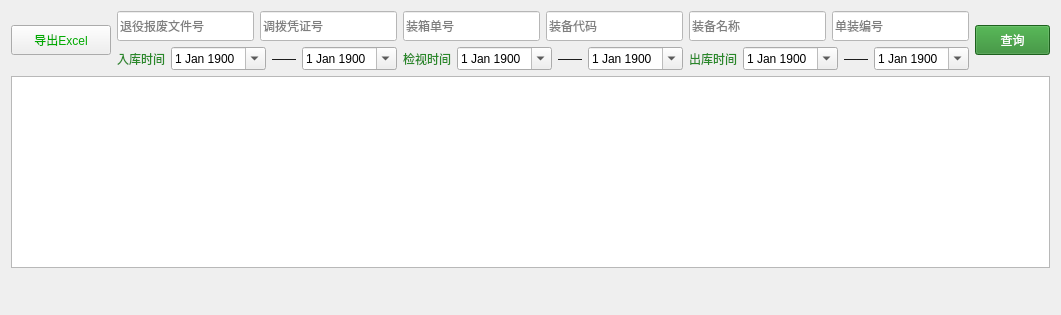
         <widget class="QWidget" name="tab_Info1">
          <attribute name="title">
           <string>查询</string>
          </attribute>
          <layout class="QFormLayout" name="formLayout">
           <item row="0" column="0" colspan="2">
            <layout class="QVBoxLayout" name="verticalLayout_2">
             <item>
              <layout class="QHBoxLayout" name="horizontalLayout_12">
               <item>
                <widget class="QPushButton" name="pushButton_ExportExcel">
                 <property name="minimumSize">
                  <size>
                   <width>100</width>
                   <height>30</height>
                  </size>
                 </property>
                 <property name="maximumSize">
                  <size>
                   <width>100</width>
                   <height>30</height>
                  </size>
                 </property>
                 <property name="styleSheet">
                  <string notr="true">font: 75 15pt &quot;微软雅黑&quot;;
color: rgb(0, 170, 0);</string>
                 </property>
                 <property name="text">
                  <string>导出Excel</string>
                 </property>
                </widget>
               </item>
               <item>
                <layout class="QVBoxLayout" name="verticalLayout">
                 <item>
                  <layout class="QHBoxLayout" name="horizontalLayout">
                   <item>
                    <widget class="QLineEdit" name="lineEdit_BFWenJianHao">
                     <property name="minimumSize">
                      <size>
                       <width>130</width>
                       <height>30</height>
                      </size>
                     </property>
                     <property name="styleSheet">
                      <string notr="true">background-color: rgb(255, 255, 255);
font: 14pt &quot;微软雅黑&quot;;</string>
                     </property>
                     <property name="placeholderText">
                      <string>退役报废文件号</string>
                     </property>
                    </widget>
                   </item>
                   <item>
                    <widget class="QLineEdit" name="lineEdit_DBPingZhengHao">
                     <property name="minimumSize">
                      <size>
                       <width>130</width>
                       <height>30</height>
                      </size>
                     </property>
                     <property name="styleSheet">
                      <string notr="true">background-color: rgb(255, 255, 255);
font: 14pt &quot;微软雅黑&quot;;</string>
                     </property>
                     <property name="placeholderText">
                      <string>调拨凭证号</string>
                     </property>
                    </widget>
                   </item>
                   <item>
                    <widget class="QLineEdit" name="lineEdit_XZDanHao">
                     <property name="minimumSize">
                      <size>
                       <width>130</width>
                       <height>30</height>
                      </size>
                     </property>
                     <property name="styleSheet">
                      <string notr="true">background-color: rgb(255, 255, 255);
font: 14pt &quot;微软雅黑&quot;;</string>
                     </property>
                     <property name="placeholderText">
                      <string>装箱单号</string>
                     </property>
                    </widget>
                   </item>
                   <item>
                    <widget class="QLineEdit" name="lineEdit_ZBDaima">
                     <property name="minimumSize">
                      <size>
                       <width>130</width>
                       <height>30</height>
                      </size>
                     </property>
                     <property name="styleSheet">
                      <string notr="true">background-color: rgb(255, 255, 255);
font: 14pt &quot;微软雅黑&quot;;</string>
                     </property>
                     <property name="placeholderText">
                      <string>装备代码</string>
                     </property>
                    </widget>
                   </item>
                   <item>
                    <widget class="QLineEdit" name="lineEdit_ZBMingCheng">
                     <property name="minimumSize">
                      <size>
                       <width>130</width>
                       <height>30</height>
                      </size>
                     </property>
                     <property name="styleSheet">
                      <string notr="true">background-color: rgb(255, 255, 255);
font: 14pt &quot;微软雅黑&quot;;</string>
                     </property>
                     <property name="placeholderText">
                      <string>装备名称</string>
                     </property>
                    </widget>
                   </item>
                   <item>
                    <widget class="QLineEdit" name="lineEdit_DZBianHao">
                     <property name="minimumSize">
                      <size>
                       <width>130</width>
                       <height>30</height>
                      </size>
                     </property>
                     <property name="styleSheet">
                      <string notr="true">background-color: rgb(255, 255, 255);
font: 14pt &quot;微软雅黑&quot;;</string>
                     </property>
                     <property name="text">
                      <string/>
                     </property>
                     <property name="placeholderText">
                      <string>单装编号</string>
                     </property>
                    </widget>
                   </item>
                  </layout>
                 </item>
                 <item>
                  <layout class="QHBoxLayout" name="horizontalLayout_11">
                   <item>
                    <layout class="QHBoxLayout" name="horizontalLayout_3">
                     <item>
                      <widget class="QLabel" name="label_12">
                       <property name="maximumSize">
                        <size>
                         <width>80</width>
                         <height>16777215</height>
                        </size>
                       </property>
                       <property name="styleSheet">
                        <string notr="true">font: 75 15pt &quot;微软雅黑&quot;;
color: rgb(41, 136, 41);</string>
                       </property>
                       <property name="text">
                        <string>入库时间</string>
                       </property>
                       <property name="alignment">
                        <set>Qt::AlignRight|Qt::AlignTrailing|Qt::AlignVCenter</set>
                       </property>
                      </widget>
                     </item>
                     <item>
                      <widget class="QDateEdit" name="dateEdit_InfoRK">
                       <property name="maximumSize">
                        <size>
                         <width>140</width>
                         <height>16777215</height>
                        </size>
                       </property>
                       <property name="styleSheet">
                        <string notr="true">font: 75 15pt &quot;微软雅黑&quot;;</string>
                       </property>
                       <property name="buttonSymbols">
                        <enum>QAbstractSpinBox::UpDownArrows</enum>
                       </property>
                       <property name="calendarPopup">
                        <bool>true</bool>
                       </property>
                       <property name="date">
                        <date>
                         <year>1900</year>
                         <month>1</month>
                         <day>1</day>
                        </date>
                       </property>
                      </widget>
                     </item>
                     <item>
                      <widget class="QLabel" name="label">
                       <property name="text">
                        <string>——</string>
                       </property>
                      </widget>
                     </item>
                     <item>
                      <widget class="QDateEdit" name="dateEdit_InfoRK_end">
                       <property name="maximumSize">
                        <size>
                         <width>140</width>
                         <height>16777215</height>
                        </size>
                       </property>
                       <property name="styleSheet">
                        <string notr="true">font: 75 15pt &quot;微软雅黑&quot;;</string>
                       </property>
                       <property name="buttonSymbols">
                        <enum>QAbstractSpinBox::UpDownArrows</enum>
                       </property>
                       <property name="calendarPopup">
                        <bool>true</bool>
                       </property>
                       <property name="date">
                        <date>
                         <year>1900</year>
                         <month>1</month>
                         <day>1</day>
                        </date>
                       </property>
                      </widget>
                     </item>
                    </layout>
                   </item>
                   <item>
                    <layout class="QHBoxLayout" name="horizontalLayout_4">
                     <item>
                      <widget class="QLabel" name="label_13">
                       <property name="maximumSize">
                        <size>
                         <width>80</width>
                         <height>16777215</height>
                        </size>
                       </property>
                       <property name="styleSheet">
                        <string notr="true">font: 75 15pt &quot;微软雅黑&quot;;
color: rgb(41, 136, 41);</string>
                       </property>
                       <property name="text">
                        <string>检视时间</string>
                       </property>
                       <property name="alignment">
                        <set>Qt::AlignRight|Qt::AlignTrailing|Qt::AlignVCenter</set>
                       </property>
                      </widget>
                     </item>
                     <item>
                      <widget class="QDateEdit" name="dateEdit_InfoJS">
                       <property name="maximumSize">
                        <size>
                         <width>140</width>
                         <height>16777215</height>
                        </size>
                       </property>
                       <property name="styleSheet">
                        <string notr="true">font: 75 15pt &quot;微软雅黑&quot;;</string>
                       </property>
                       <property name="buttonSymbols">
                        <enum>QAbstractSpinBox::UpDownArrows</enum>
                       </property>
                       <property name="calendarPopup">
                        <bool>true</bool>
                       </property>
                       <property name="date">
                        <date>
                         <year>1900</year>
                         <month>1</month>
                         <day>1</day>
                        </date>
                       </property>
                      </widget>
                     </item>
                     <item>
                      <widget class="QLabel" name="label_2">
                       <property name="text">
                        <string>——</string>
                       </property>
                      </widget>
                     </item>
                     <item>
                      <widget class="QDateEdit" name="dateEdit_InfoJS_end">
                       <property name="maximumSize">
                        <size>
                         <width>140</width>
                         <height>16777215</height>
                        </size>
                       </property>
                       <property name="styleSheet">
                        <string notr="true">font: 75 15pt &quot;微软雅黑&quot;;</string>
                       </property>
                       <property name="buttonSymbols">
                        <enum>QAbstractSpinBox::UpDownArrows</enum>
                       </property>
                       <property name="calendarPopup">
                        <bool>true</bool>
                       </property>
                       <property name="date">
                        <date>
                         <year>1900</year>
                         <month>1</month>
                         <day>1</day>
                        </date>
                       </property>
                      </widget>
                     </item>
                    </layout>
                   </item>
                   <item>
                    <layout class="QHBoxLayout" name="horizontalLayout_5">
                     <item>
                      <widget class="QLabel" name="label_11">
                       <property name="maximumSize">
                        <size>
                         <width>80</width>
                         <height>16777215</height>
                        </size>
                       </property>
                       <property name="styleSheet">
                        <string notr="true">font: 75 15pt &quot;微软雅黑&quot;;
color: rgb(41, 136, 41);</string>
                       </property>
                       <property name="text">
                        <string>出库时间</string>
                       </property>
                       <property name="alignment">
                        <set>Qt::AlignRight|Qt::AlignTrailing|Qt::AlignVCenter</set>
                       </property>
                      </widget>
                     </item>
                     <item>
                      <widget class="QDateEdit" name="dateEdit_InfoCK">
                       <property name="maximumSize">
                        <size>
                         <width>140</width>
                         <height>16777215</height>
                        </size>
                       </property>
                       <property name="styleSheet">
                        <string notr="true">font: 75 15pt &quot;微软雅黑&quot;;</string>
                       </property>
                       <property name="buttonSymbols">
                        <enum>QAbstractSpinBox::UpDownArrows</enum>
                       </property>
                       <property name="calendarPopup">
                        <bool>true</bool>
                       </property>
                       <property name="date">
                        <date>
                         <year>1900</year>
                         <month>1</month>
                         <day>1</day>
                        </date>
                       </property>
                      </widget>
                     </item>
                     <item>
                      <widget class="QLabel" name="label_3">
                       <property name="text">
                        <string>——</string>
                       </property>
                      </widget>
                     </item>
                     <item>
                      <widget class="QDateEdit" name="dateEdit_InfoCK_end">
                       <property name="maximumSize">
                        <size>
                         <width>140</width>
                         <height>16777215</height>
                        </size>
                       </property>
                       <property name="styleSheet">
                        <string notr="true">font: 75 15pt &quot;微软雅黑&quot;;</string>
                       </property>
                       <property name="buttonSymbols">
                        <enum>QAbstractSpinBox::UpDownArrows</enum>
                       </property>
                       <property name="calendarPopup">
                        <bool>true</bool>
                       </property>
                       <property name="date">
                        <date>
                         <year>1900</year>
                         <month>1</month>
                         <day>1</day>
                        </date>
                       </property>
                      </widget>
                     </item>
                    </layout>
                   </item>
                  </layout>
                 </item>
                </layout>
               </item>
               <item>
                <widget class="QPushButton" name="pushButton_QueryInfo">
                 <property name="minimumSize">
                  <size>
                   <width>75</width>
                   <height>30</height>
                  </size>
                 </property>
                 <property name="maximumSize">
                  <size>
                   <width>75</width>
                   <height>30</height>
                  </size>
                 </property>
                 <property name="styleSheet">
                  <string notr="true">font: 75 15pt &quot;微软雅黑&quot;;
background-color: rgb(41, 136, 41);
color: rgb(255, 255, 255);</string>
                 </property>
                 <property name="text">
                  <string>查询</string>
                 </property>
                </widget>
               </item>
              </layout>
             </item>
             <item>
              <widget class="QTableWidget" name="tableWidget_Search">
               <property name="sortingEnabled">
                <bool>true</bool>
               </property>
              </widget>
             </item>
            </layout>
           </item>
           <item row="1" column="1">
            <widget class="QLabel" name="label_29">
             <property name="minimumSize">
              <size>
               <width>80</width>
               <height>30</height>
              </size>
             </property>
             <property name="maximumSize">
              <size>
               <width>80</width>
               <height>30</height>
              </size>
             </property>
             <property name="styleSheet">
              <string notr="true">font: 75 14pt &quot;微软雅黑&quot;;
color: rgb(85, 170, 0);</string>
             </property>
             <property name="text">
              <string/>
             </property>
            </widget>
           </item>
          </layout>
         </widget>
